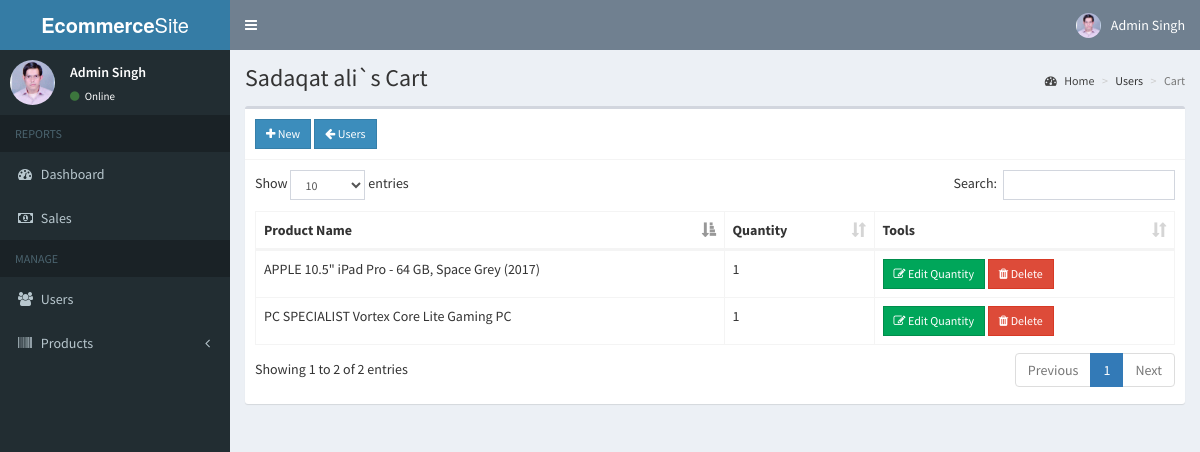
Screenshot of /admin/cart.php?user=13 (signed in) with the database file from the repository.
### tables this page shows
CREATE TABLE `users` (
  `id` int(11) NOT NULL,
  `email` varchar(200) NOT NULL,
  `mobile` varchar(15) NOT NULL,
  `password` varchar(60) NOT NULL,
  `type` int(1) NOT NULL,
  `firstname` varchar(50) NOT NULL,
  `lastname` varchar(50) NOT NULL,
  `address` text NOT NULL,
  `contact_info` varchar(100) NOT NULL,
  `photo` varchar(200) NOT NULL,
  `status` int(1) NOT NULL DEFAULT 1,
  `activate_code` varchar(15) NOT NULL,
  `reset_code` varchar(15) NOT NULL,
  `created_on` date NOT NULL
);

CREATE TABLE `cart` (
  `id` int(11) NOT NULL,
  `user_id` int(11) NOT NULL,
  `product_id` int(11) NOT NULL,
  `quantity` int(11) NOT NULL
);

CREATE TABLE `products` (
  `id` int(11) NOT NULL,
  `category_id` int(11) NOT NULL,
  `name` text NOT NULL,
  `description` text NOT NULL,
  `slug` varchar(200) NOT NULL,
  `price` double NOT NULL,
  `photo` varchar(200) NOT NULL,
  `date_view` date NOT NULL,
  `counter` int(11) NOT NULL
);

### admin/includes/session.php (called while the page is built, shortened)
<?php
	include '../includes/conn.php';
	$conn = $pdo->open();
	$stmt = $conn->prepare("SELECT * FROM users WHERE id=:id");
	$stmt->execute(['id'=>$_SESSION['admin']]);
	$admin = $stmt->fetch();
?>

### admin/cart.php (the view, shortened to what this page needs)
<?php include 'includes/session.php'; ?>
<?php
  if(!isset($_GET['user'])){
    header('location: users.php');
    exit();
  }
  else{
    $conn = $pdo->open();
    $stmt = $conn->prepare("SELECT * FROM users WHERE id=:id");
    $stmt->execute(['id'=>$_GET['user']]);
    $user = $stmt->fetch();
  }
?>
<?php include 'includes/header.php'; ?>
<body class="hold-transition skin-blue sidebar-mini">
<div class="wrapper">
  <?php include 'includes/navbar.php'; ?>
  <?php include 'includes/menubar.php'; ?>
  <div class="content-wrapper">
    <section class="content-header">
      <h1>
        <?php echo $user['firstname'].' '.$user['lastname'].'`s Cart' ?>
      </h1>
      <ol class="breadcrumb">
        <li><a href="#"><i class="fa fa-dashboard"></i> Home</a></li>
        <li>Users</li>
        <li class="active">Cart</li>
      </ol>
    </section>
    <section class="content">
      <div class="row">
        <div class="col-xs-12">
          <div class="box">
            <div class="box-header with-border">
              <a href="#addnew" data-toggle="modal" id="add" data-id="<?php echo $user['id']; ?>" class="btn btn-primary btn-sm btn-flat"><i class="fa fa-plus"></i> New</a>
              <a href="users.php" class="btn btn-sm btn-primary btn-flat"><i class="fa fa-arrow-left"></i> Users</a>
            </div>
            <div class="box-body">
              <table id="example1" class="table table-bordered">
                <thead>
                  <th>Product Name</th>
                  <th>Quantity</th>
                  <th>Tools</th>
                </thead>
                <tbody>
                  <?php
                    $conn = $pdo->open();
                    try{
                      $stmt = $conn->prepare("SELECT *, cart.id AS cartid FROM cart LEFT JOIN products ON products.id=cart.product_id WHERE user_id=:user_id");
                      $stmt->execute(['user_id'=>$user['id']]);
                      foreach($stmt as $row){
                        echo "
                          <tr>
                            <td>".$row['name']."</td>
                            <td>".$row['quantity']."</td>
                            <td>
                              <button class='btn btn-success btn-sm edit btn-flat' data-id='".$row['cartid']."'><i class='fa fa-edit'></i> Edit Quantity</button>
                              <button class='btn btn-danger btn-sm delete btn-flat' data-id='".$row['cartid']."'><i class='fa fa-trash'></i> Delete</button>
                            </td>
                          </tr>
                        ";
                      }
                    }
                    catch(PDOException $e){
                      echo $e->getMessage();
                    }
                  ?>
                </tbody>
              </table>
            </div>
          </div>
        </div>
      </div>
    </section>
  </div>
</div>
</body>
</html>

### admin/includes/navbar.php (shortened to what this page needs)
<header class="main-header">
  <a href="#" class="logo">
    <span class="logo-lg"><b>Ecommerce</b>Site</span>
  </a>
  <nav class="navbar navbar-static-top">
    <a href="#" class="sidebar-toggle" data-toggle="push-menu" role="button">
    </a>
    <div class="navbar-custom-menu">
      <ul class="nav navbar-nav">
        <li class="dropdown user user-menu">
          <a href="#" class="dropdown-toggle" data-toggle="dropdown">
            <img src="<?php echo (!empty($admin['photo'])) ? '../images/'.$admin['photo'] : '../images/profile.jpg'; ?>" class="user-image" alt="User Image">
            <span class="hidden-xs"><?php echo $admin['firstname'].' '.$admin['lastname']; ?></span>
          </a>
        </li>
      </ul>
    </div>
  </nav>
</header>

### admin/includes/menubar.php (shortened to what this page needs)
<aside class="main-sidebar">
  <section class="sidebar">
    <div class="user-panel">
      <div class="pull-left image">
        <img src="<?php echo (!empty($admin['photo'])) ? '../images/'.$admin['photo'] : '../images/profile.jpg'; ?>" class="img-circle" alt="User Image">
      </div>
      <div class="pull-left info">
        <p><?php echo $admin['firstname'].' '.$admin['lastname']; ?></p>
        <a><i class="fa fa-circle text-success"></i> Online</a>
      </div>
    </div>
    <ul class="sidebar-menu" data-widget="tree">
      <li class="header">REPORTS</li>
      <li><a href="home.php"><i class="fa fa-dashboard"></i> <span>Dashboard</span></a></li>
      <li><a href="sales.php"><i class="fa fa-money"></i> <span>Sales</span></a></li>
      <li class="header">MANAGE</li>
      <li><a href="users.php"><i class="fa fa-users"></i> <span>Users</span></a></li>
      <li class="treeview">
        <a href="#">
          <i class="fa fa-barcode"></i>
          <span>Products</span>
          <span class="pull-right-container">
            <i class="fa fa-angle-left pull-right"></i>
          </span>
        </a>
      </li>
    </ul>
  </section>
</aside>

### rows the page displays
users: photo (picture), firstname "Admin", lastname "Singh"
users: firstname "Sadaqat", lastname "ali"
cart: product.name "APPLE 10.5\" iPad Pro - 64 GB, Space Grey (2017)", quantity "1"
cart: product.name "PC SPECIALIST Vortex Core Lite Gaming PC", quantity "1"
